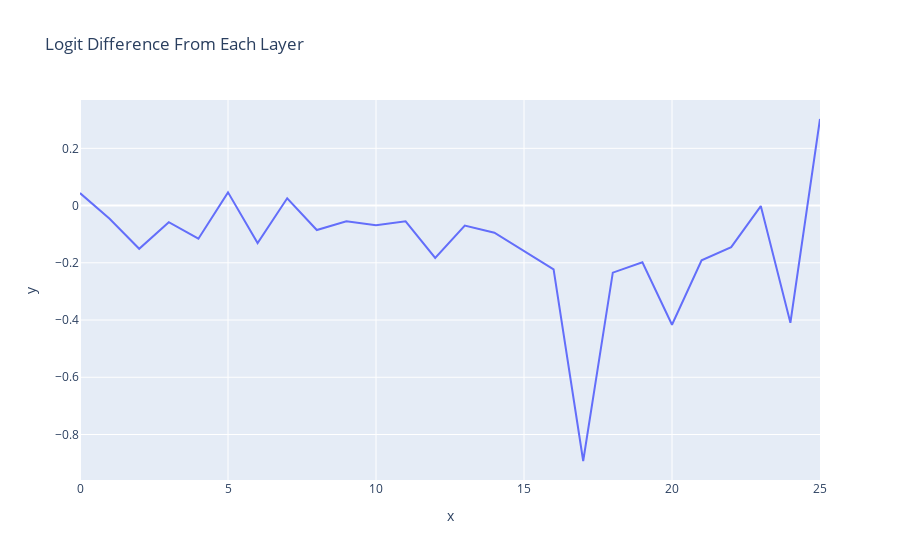

Notebook code for this chart:
### Code cell
per_layer_residual, labels = cache.decompose_resid(
    layer=-1, pos_slice=-1, return_labels=True
)
per_layer_logit_diffs = residual_stack_to_logit_diff(per_layer_residual, cache)
line(per_layer_logit_diffs, hover_name=labels, title="Logit Difference From Each Layer")

### Figure 1 — Plotly figure (JSON) as saved in the notebook; plotly's stock layout.template omitted (floating-point values rounded to 4 significant figures)
{"data": [{"hovertemplate": "<b>%{hovertext}</b><br><br>x=%{x}<br>y=%{y}<extra></extra>", "hovertext": ["embed", "pos_embed", "0_attn_out", "0_mlp_out", "1_attn_out", "1_mlp_out", "2_attn_out", "2_mlp_out", "3_attn_out", "3_mlp_out", "4_attn_out", "4_mlp_out", "5_attn_out", "5_mlp_out", "6_attn_out", "6_mlp_out", "7_attn_out", "7_mlp_out", "8_attn_out", "8_mlp_out", "9_attn_out", "9_mlp_out", "10_attn_out", "10_mlp_out", "11_attn_out", "11_mlp_out"], "legendgroup": "", "line": {"color": "#636efa", "dash": "solid"}, "marker": {"symbol": "circle"}, "mode": "lines", "name": "", "orientation": "v", "showlegend": false, "type": "scatter", "x": [0, 1, 2, 3, 4, 5, 6, 7, 8, 9, 10, 11, 12, 13, 14, 15, 16, 17, 18, 19, 20, 21, 22, 23, 24, 25], "xaxis": "x", "y": [0.04363, -0.04585, -0.151, -0.05803, -0.1157, 0.0462, -0.131, 0.02539, -0.08544, -0.05456, -0.06838, -0.05513, -0.1832, -0.06968, -0.09482, -0.1582, -0.2227, -0.8926, -0.2344, -0.198, -0.4164, -0.1914, -0.1452, -0.00173, -0.4095, 0.3025], "yaxis": "y"}], "layout": {"legend": {"tracegroupgap": 0}, "title": {"text": "Logit Difference From Each Layer"}, "xaxis": {"anchor": "y", "domain": [0, 1], "title": {"text": "x"}}, "yaxis": {"anchor": "x", "domain": [0, 1], "title": {"text": "y"}}}}
